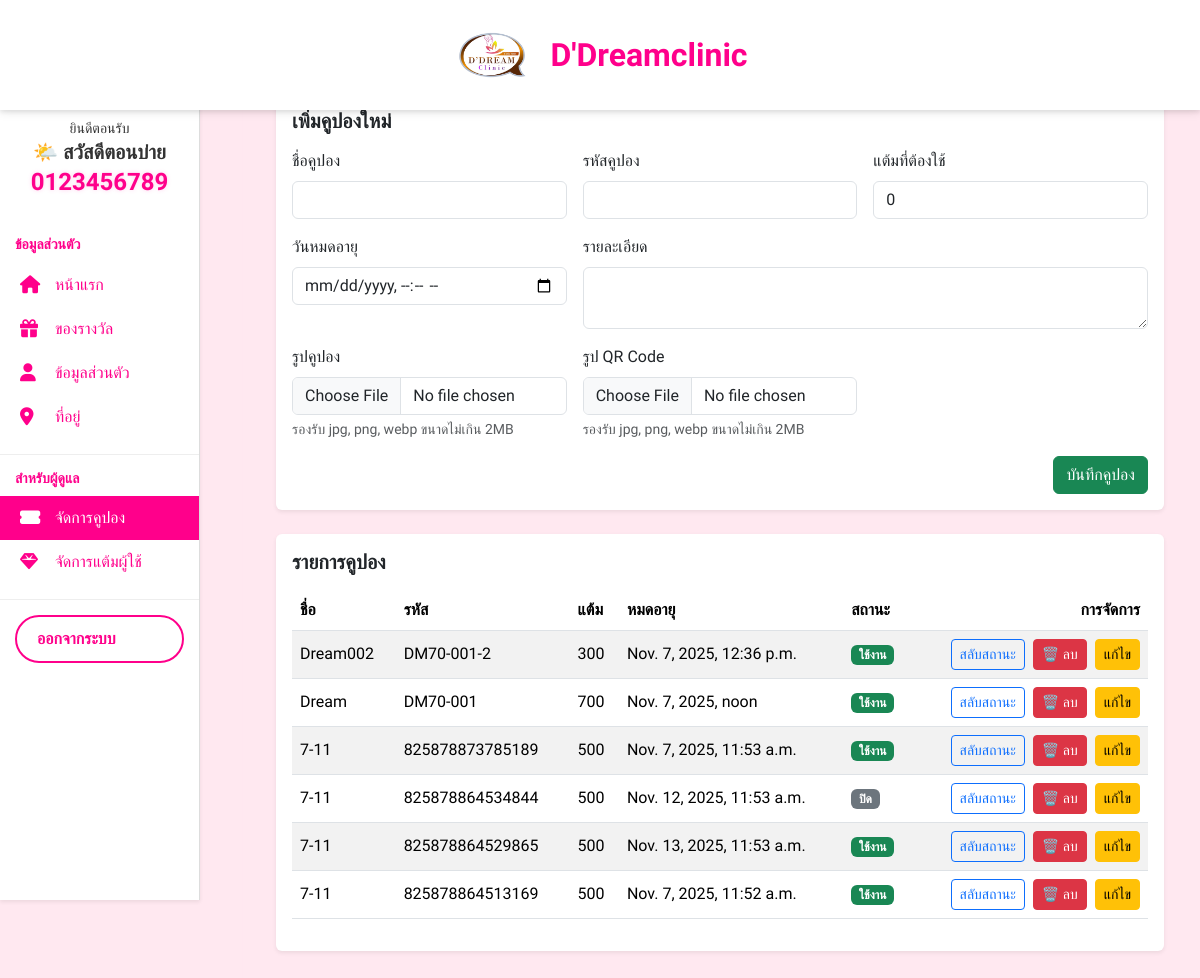
Screenshot of /account/coupon/ (signed in) with the database file from the repository.
### account/models.py (models this page shows, shortened)
class User(AbstractUser):
    phone = models.CharField(max_length=10, unique=True)
    username = models.CharField(max_length=150, blank=True, null=True)
    USERNAME_FIELD = 'phone'
    REQUIRED_FIELDS = []

class Coupon(models.Model):
    PERCENT = "PERCENT"
    FIXED   = "FIXED"
    DISCOUNT_TYPE_CHOICES = [
        (PERCENT, "เปอร์เซ็นต์"),
        (FIXED,   "จำนวนเงินคงที่"),
    ]
    name = models.CharField(max_length=100)
    code = models.CharField(max_length=40, unique=True, db_index=True)
    discount_type = models.CharField(max_length=10, choices=DISCOUNT_TYPE_CHOICES)
    discount_value = models.DecimalField(
        max_digits=10, decimal_places=2,
        validators=[MinValueValidator(0)]
    )
    percent_max_discount = models.DecimalField(
        max_digits=10, decimal_places=2, null=True, blank=True,
        help_text="จำกัดส่วนลดสูงสุดเมื่อเป็นเปอร์เซ็นต์ (ไม่บังคับ)"
    )
    min_spend = models.DecimalField(
        max_digits=10, decimal_places=2, default=0,
        validators=[MinValueValidator(0)]
    )
    starts_at = models.DateTimeField(default=timezone.now)
    ends_at   = models.DateTimeField(null=True, blank=True)
    active = models.BooleanField(default=True)
    note = models.CharField(max_length=255, blank=True)
    allowed_levels = models.JSONField(
        default=list,
        help_text="ตัวอย่าง: [\"SILVER\", \"GOLD\"]"
    )
    max_uses = models.PositiveIntegerField(null=True, blank=True, help_text="ทั้งหมดกี่ครั้ง (เว้นว่าง=ไม่จำกัด)")
    use_count = models.PositiveIntegerField(default=0)
    max_uses_per_user = models.PositiveIntegerField(null=True, blank=True, help_text="ต่อผู้ใช้กี่ครั้ง (เว้นว่าง=ไม่จำกัด)")
    stackable = models.BooleanField(default=False)
    required_points = models.PositiveIntegerField(default=0)
    created_at = models.DateTimeField(auto_now_add=True)
    updated_at = models.DateTimeField(auto_now=True)
    image = models.ImageField(
        upload_to="coupons/%Y/%m/",
        null=True, blank=True,
        validators=[FileExtensionValidator(["jpg","jpeg","png","webp"])],
    )
    image_code = models.ImageField(
        upload_to="coupons_qr/%Y/%m/",
        null=True, blank=True,
        validators=[FileExtensionValidator(["jpg","jpeg","png","webp"])],
    )
    is_deleted = models.BooleanField(default=False)
    class Meta:
        indexes = [
            models.Index(fields=["code"]),
            models.Index(fields=["active", "starts_at", "ends_at"]),
        ]

### account/view_coupon.py (the view, shortened to what this page needs)
# urls.py: path('coupon/', view_coupon.coupon_staff_view, name='coupon_staff'),
@login_required
@user_passes_test(lambda u: u.is_staff)
def coupon_staff_view(request):
    coupons = list(Coupon.objects.filter(is_deleted = False).order_by("-created_at"))
    now = timezone.now()  # ✅ เพิ่มตัวแปรเวลาสำหรับ template
    for c in coupons:
        c.expires_at = c.ends_at
        c.is_active = c.active
        c.is_expired = c.ends_at and c.ends_at < now
        c.is_fully_used = c.max_uses and c.use_count >= c.max_uses
    return render(
        request,
        "coupons/coupon_staff.html",
        {"coupons": coupons, "now": now},
    )

### templates/coupons/coupon_staff.html (shortened to what this page needs)
{% extends 'base/base.html' %}
{% block content %}
<div class="container py-4">
  <h4 class="fw-bold text-success mb-3">จัดการคูปอง (Staff)</h4>
  <div class="card border-0 shadow-sm mb-4">
    <div class="card-body">
      <h5 class="fw-bold mb-3">เพิ่มคูปองใหม่</h5>
      <form method="post" class="row g-3" enctype="multipart/form-data">
        <div class="col-md-4">
          <label class="form-label">ชื่อคูปอง</label>
          <input class="form-control" name="name" required>
        </div>
          <div class="col-md-4">
          <label class="form-label">รหัสคูปอง</label>
          <input class="form-control" name="code" required>
        </div>
        <div class="col-md-4">
          <label class="form-label">แต้มที่ต้องใช้</label>
          <input class="form-control" type="number" name="required_points" min="0" value="0" required>
        </div>
        <div class="col-md-4">
          <label class="form-label">วันหมดอายุ</label>
          <input class="form-control" type="datetime-local" name="expires_at" required>
        </div>
        <div class="col-md-8">
          <label class="form-label">รายละเอียด</label>
          <textarea class="form-control" rows="2" name="description"></textarea>
        </div>
        <div class="col-md-4">
          <label class="form-label">รูปคูปอง</label>
          <input class="form-control" type="file" name="image" accept="image/*">
          <div class="form-text">รองรับ jpg, png, webp ขนาดไม่เกิน 2MB</div>
        </div>
        <div class="col-md-4">
          <label class="form-label">รูป QR Code</label>
          <input class="form-control" type="file" name="image_qr" accept="image/*">
          <div class="form-text">รองรับ jpg, png, webp ขนาดไม่เกิน 2MB</div>
        </div>
        <div class="col-12 text-end">
          <button class="btn btn-success">บันทึกคูปอง</button>
        </div>
      </form>
    </div>
  </div>
  <div class="card border-0 shadow-sm">
    <div class="card-body">
      <h5 class="fw-bold mb-3">รายการคูปอง</h5>
      <div class="table-responsive">
        <table class="table table-striped align-middle">
          <thead>
            <tr>
              <th>ชื่อ</th>
              <th>รหัส</th>
              <th>แต้ม</th>
              <th>หมดอายุ</th>
              <th>สถานะ</th>
              <th class="text-end">การจัดการ</th>
            </tr>
          </thead>
          <tbody>
            {% for c in coupons %}
            <tr>
               <td>{{ c.name }}</td>
              <td>{{ c.code }}</td>
              <td>
                {% if c.required_points is not None %}
                  {{ c.required_points }}
                {% endif %}
              </td>
              <td>{{ c.expires_at }}</td>
              <td>
                {% if c.is_active %}
                  <span class="badge bg-success">ใช้งาน</span>
                {% else %}
                  <span class="badge bg-secondary">ปิด</span>
                {% endif %}
              </td>
              <td class="text-end">
                <div class="d-flex gap-2 justify-content-end flex-wrap">
                  <form method="post" class="d-inline">
                    <button class="btn btn-outline-primary btn-sm">สลับสถานะ</button>
                  </form>
              <form method="POST" style="display:inline;" onsubmit="return confirm('ยืนยันลบคูปองนี้หรือไม่?');">
                <button type="submit" class="btn btn-sm btn-danger">🗑️ ลบ</button>
              </form>
                <button type="button"
                      class="btn btn-sm btn-warning"
                      data-bs-toggle="modal"
                      data-bs-target="#editCouponModal"
                      data-id="{{ c.id }}"
                      data-name="{{ c.name }}"
                      data-code="{{ c.code }}"
                      data-required_points="{{ c.required_points }}"
                      data-expires_at="{{ c.expires_at|date:'Y-m-d\\TH:i' }}"
                      data-description="{{ c.note }}"
                      {% if c.image %}
                      data-image="{{ c.image.url }}"
                      {% endif %}
                      {% if c.image_code %}
                      data-image_code="{{ c.image_code.url }}"
                      {% endif %}>
                แก้ไข
              </button>
                </div>
              </td>
            </tr>
            {% empty %}
            <tr><td colspan="6" class="text-muted">ยังไม่มีคูปอง</td></tr>
            {% endfor %}
          </tbody>
        </table>
      </div>
    </div>
  </div>
</div>
{% endblock %}

### templates/base/sidebar_profile.html (shortened to what this page needs)
{% load static %}
 <div class="main-content">
<div class="sidebar shadow-sm">
    <div class="p-3 rounded">
      <center><small>ยินดีตอนรับ</small>
      <h5 id="greeting" class="fw-bold mb-1">สวัสดี</h5>
      <h4 class="fw-bold text-pink">{{ user.phone|default:"099-XXX-XXXX" }}</h4>
</center>
    </div>
  <div class="sidebar-section">
    <h6>ข้อมูลส่วนตัว</h6>
    <a href="/account/dashboard/" class="{% if request.path == '/account/dashboard/' %}active{% endif %}">
      <i class="fa fa-home"></i> หน้าแรก
    </a>
    <a href="/account/redeem/" class="{% if request.path == '/account/redeem/' %}active{% endif %}">
      <i class="fa fa-gift"></i> ของรางวัล
    </a>
    <a href="/account/profile/" class="{% if request.path == '/account/profile/' %}active{% endif %}">
      <i class="fa fa-user"></i> ข้อมูลส่วนตัว
    </a>
    <a href="/account/address/" class="{% if request.path == '/account/address/' %}active{% endif %}">
      <i class="fa fa-map-marker-alt"></i> ที่อยู่
    </a>
  </div>
  {% if user.is_staff or user.is_superuser %}
  <div class="sidebar-section">
    <h6>สำหรับผู้ดูแล</h6>
    <a href="/account/coupon/" class="{% if request.path == '/account/coupon/' %}active{% endif %}">
      <i class="fa fa-ticket-alt"></i> จัดการคูปอง
    </a>
    <a href="/account/staff/points/" class="{% if request.path == '/account/staff/points/' %}active{% endif %}">
      <i class="fa fa-gem"></i> จัดการแต้มผู้ใช้
    </a>
  </div>
  {% endif %}
  <a href="/account/logout/" class="logout-btn">ออกจากระบบ</a>
</div>
</div>

### templates/base/sidebar_profile.html (style rules this page uses)
.sidebar { width: 200px; background-color: #ffffff; border-right: 1px solid #ddd; min-height: 100vh; position: fixed; left: 0; top: 100px; z-index: 1040; overflow-y: auto; padding-bottom: 80px; transition: all 0.3s ease; }
.sidebar-section { padding: 15px 0; border-bottom: 1px solid #eee; }
.sidebar-section h6 { font-weight: bold; color: #555; font-size: 14px; margin-left: 15px; margin-bottom: 10px; }
.sidebar a { display: flex; align-items: center; padding: 10px 20px; color: #333; text-decoration: none; transition: all 0.2s ease; }
.sidebar a:hover, .sidebar a.active { background-color: #e9f8ec; color: #198754; }
.sidebar a i { width: 25px; font-size: 18px; color: #ff008b; margin-right: 10px; }
.logout-btn { margin: 15px; border: 2px solid #198754; color: #ffffff; font-weight: bold; border-radius: 25px; padding: 10px 0; transition: all 0.3s ease; text-align: center; text-decoration: none; }
@media (min-width: 992px) { .main-content { margin-left: 200px; padding: 20px; transition: margin-left 0.3s ease; } }
@media (min-width: 992px) { :root { --pink-color: #ff008b; } }
@media (min-width: 992px) { .sidebar a, .sidebar-section h6, .logout-btn, .footer-menu a span, .footer-menu a i { color: var(--pink-color) !important; } }
@media (min-width: 992px) { .sidebar a:hover, .sidebar a.active { background-color: var(--pink-color) !important; color: white !important; } }
@media (min-width: 992px) { .sidebar a:hover i, .sidebar a.active i { color: white !important; } }
@media (min-width: 992px) { .logout-btn { border: 2px solid var(--pink-color) !important; color: var(--pink-color) !important; } }
.text-pink { color: #ff008b !important; font-weight: 700; text-shadow: 0 0 4px rgba(255, 102, 200, 0.3); }

### rows the page displays
User: phone "0123456789"
Coupon: name "Dream002", code "DM70-001-2", required_points "300", expires_at "Nov. 7, 2025, 12:36 p.m.", shows "ใช้งาน"
Coupon: name "Dream", code "DM70-001", required_points "700", expires_at "Nov. 7, 2025, noon", shows "ใช้งาน"
Coupon: name "7-11", code "825878873785189", required_points "500", expires_at "Nov. 7, 2025, 11:53 a.m.", shows "ใช้งาน"
Coupon: name "7-11", code "825878864534844", required_points "500", expires_at "Nov. 12, 2025, 11:53 a.m.", shows "ปิด"
Coupon: name "7-11", code "825878864529865", required_points "500", expires_at "Nov. 13, 2025, 11:53 a.m.", shows "ใช้งาน"
Coupon: name "7-11", code "825878864513169", required_points "500", expires_at "Nov. 7, 2025, 11:52 a.m.", shows "ใช้งาน"
